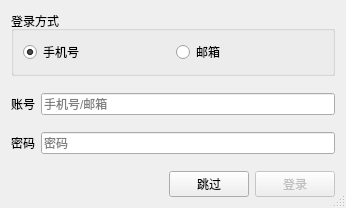
<?xml version="1.0" encoding="UTF-8"?>
<ui version="4.0">
 <class>Dialog</class>
 <widget class="QDialog" name="Dialog">
  <property name="geometry">
   <rect>
    <x>0</x>
    <y>0</y>
    <width>346</width>
    <height>208</height>
   </rect>
  </property>
  <property name="windowTitle">
   <string>登录</string>
  </property>
  <property name="sizeGripEnabled">
   <bool>true</bool>
  </property>
  <property name="modal">
   <bool>false</bool>
  </property>
  <layout class="QVBoxLayout" name="verticalLayout">
   <item>
    <widget class="QGroupBox" name="groupBox">
     <property name="title">
      <string>登录方式</string>
     </property>
     <layout class="QHBoxLayout" name="horizontalLayout">
      <item>
       <widget class="QRadioButton" name="isPhone">
        <property name="text">
         <string>手机号</string>
        </property>
        <property name="checked">
         <bool>true</bool>
        </property>
       </widget>
      </item>
      <item>
       <widget class="QRadioButton" name="isEmail">
        <property name="text">
         <string>邮箱</string>
        </property>
       </widget>
      </item>
     </layout>
    </widget>
   </item>
   <item>
    <spacer name="verticalSpacer">
     <property name="orientation">
      <enum>Qt::Vertical</enum>
     </property>
     <property name="sizeHint" stdset="0">
      <size>
       <width>20</width>
       <height>40</height>
      </size>
     </property>
    </spacer>
   </item>
   <item>
    <layout class="QHBoxLayout" name="horizontalLayout_2">
     <item>
      <widget class="QLabel" name="label">
       <property name="text">
        <string>账号</string>
       </property>
      </widget>
     </item>
     <item>
      <widget class="QLineEdit" name="actEdit">
       <property name="text">
        <string/>
       </property>
       <property name="placeholderText">
        <string>手机号/邮箱</string>
       </property>
      </widget>
     </item>
    </layout>
   </item>
   <item>
    <spacer name="verticalSpacer_2">
     <property name="orientation">
      <enum>Qt::Vertical</enum>
     </property>
     <property name="sizeHint" stdset="0">
      <size>
       <width>20</width>
       <height>40</height>
      </size>
     </property>
    </spacer>
   </item>
   <item>
    <layout class="QHBoxLayout" name="horizontalLayout_3">
     <item>
      <widget class="QLabel" name="label_2">
       <property name="text">
        <string>密码</string>
       </property>
      </widget>
     </item>
     <item>
      <widget class="QLineEdit" name="pwdEdit">
       <property name="text">
        <string/>
       </property>
       <property name="echoMode">
        <enum>QLineEdit::Password</enum>
       </property>
       <property name="placeholderText">
        <string>密码</string>
       </property>
       <property name="clearButtonEnabled">
        <bool>false</bool>
       </property>
      </widget>
     </item>
    </layout>
   </item>
   <item>
    <spacer name="verticalSpacer_3">
     <property name="orientation">
      <enum>Qt::Vertical</enum>
     </property>
     <property name="sizeHint" stdset="0">
      <size>
       <width>20</width>
       <height>40</height>
      </size>
     </property>
    </spacer>
   </item>
   <item>
    <layout class="QHBoxLayout" name="horizontalLayout_4">
     <item>
      <spacer name="horizontalSpacer">
       <property name="orientation">
        <enum>Qt::Horizontal</enum>
       </property>
       <property name="sizeHint" stdset="0">
        <size>
         <width>40</width>
         <height>20</height>
        </size>
       </property>
      </spacer>
     </item>
     <item>
      <widget class="QPushButton" name="skipBtn">
       <property name="focusPolicy">
        <enum>Qt::NoFocus</enum>
       </property>
       <property name="text">
        <string>跳过</string>
       </property>
      </widget>
     </item>
     <item>
      <widget class="QPushButton" name="loginBtn">
       <property name="enabled">
        <bool>false</bool>
       </property>
       <property name="focusPolicy">
        <enum>Qt::StrongFocus</enum>
       </property>
       <property name="text">
        <string>登录</string>
       </property>
      </widget>
     </item>
    </layout>
   </item>
  </layout>
 </widget>
 <resources/>
 <connections/>
</ui>
